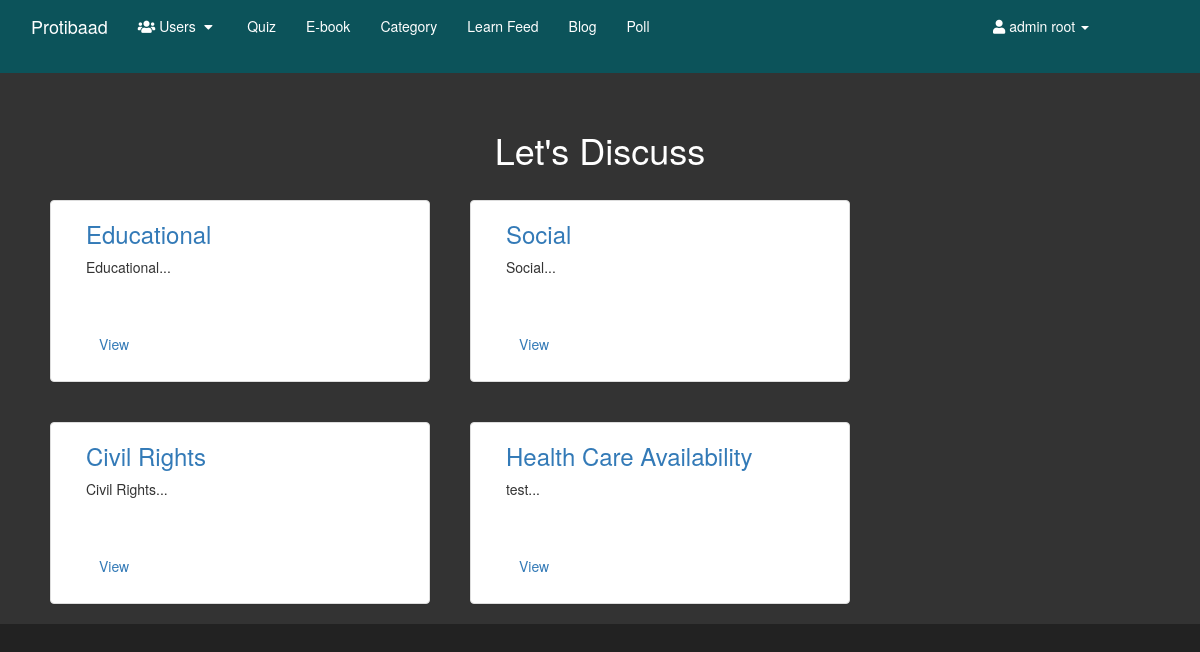
Page /dashboard/buddy.php (signed in) on the committed database.
### tables this page shows
CREATE TABLE `q_category` (
  `q_category_id` int(8) NOT NULL,
  `q_category_name` varchar(300) NOT NULL,
  `q_category_des` varchar(400) NOT NULL,
  `q_category_date` datetime NOT NULL DEFAULT current_timestamp()
);

### dashboard/buddy.php (the view, shortened to what this page needs)
<?php include('includes/adminheader.php');  ?>
<?php include 'includes/adminnav.php'; ?>
<!DOCTYPE html>
<html lang="en">
<head>
    <link rel="stylesheet" href="https://cdnjs.cloudflare.com/ajax/libs/font-awesome/5.15.4/css/all.min.css">
</head>
<body style="color:#333;">
    <section class="menu container" id="courses">
        <h1 class="heading" style="color:white;     text-align: center;"> Let's <span>Discuss</span> </h1>
        <div class="box-container ">
            <?php
            $sql = "SELECT * FROM `q_category`";
            $result = mysqli_query($conn, $sql);
            while ($row = mysqli_fetch_assoc($result)) {
                $id = $row['q_category_id'];
                $cat = $row['q_category_name'];
                $desc = $row['q_category_des'];
                echo '<div class="box panel panel-default col-md-4 mb-7" style="margin:20px; ">
                        <div  style="margin: 20px; class="p-2  bg-light text-left"">
                           <h3><a href="threadlist.php?catid=' . $id . '">' . $cat . '</a></h3>
                           <p class="card-text">' . substr($desc, 0, 50) . '... </p>
                           <br>
                           <br>
                           <a href="threadlist.php?catid=' . $id . ' "class="btn">View</a>
                         </div>
                      </div>';
            }
            ?>
        </div>
    </section>
</body>
</html>

### dashboard/css/sb-admin.css (style rules this page uses)
body { margin-top: 100px; background-color: #222; }
@media (min-width: 768px) { body { margin-top: 50px; } }

### rows in the picture
q_category: q_category_name "Educational", q_category_des "Educational"
q_category: q_category_name "Social", q_category_des "Social"
q_category: q_category_name "Civil Rights", q_category_des "Civil Rights"
q_category: q_category_name "Health Care Availability", q_category_des "test"

### other values in the picture
$_SESSION['name'] "admin root"
